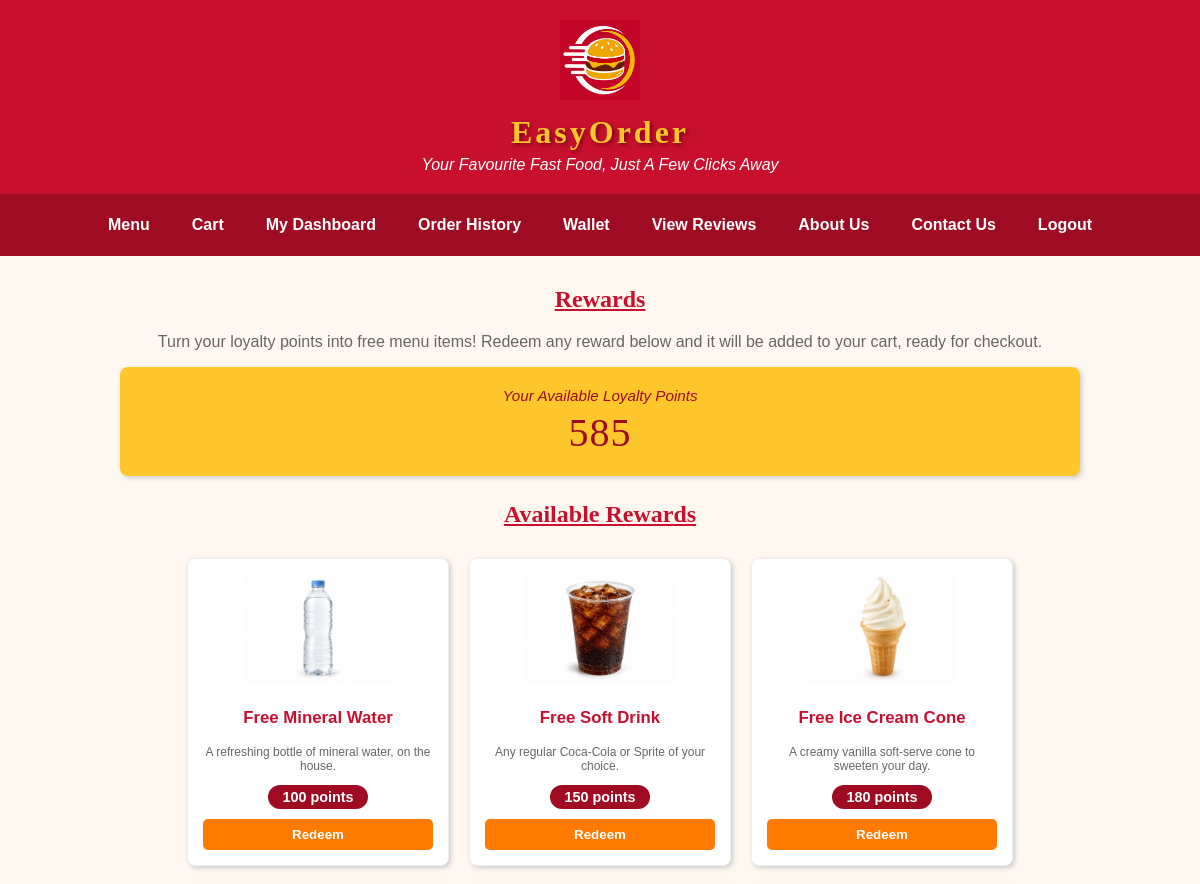
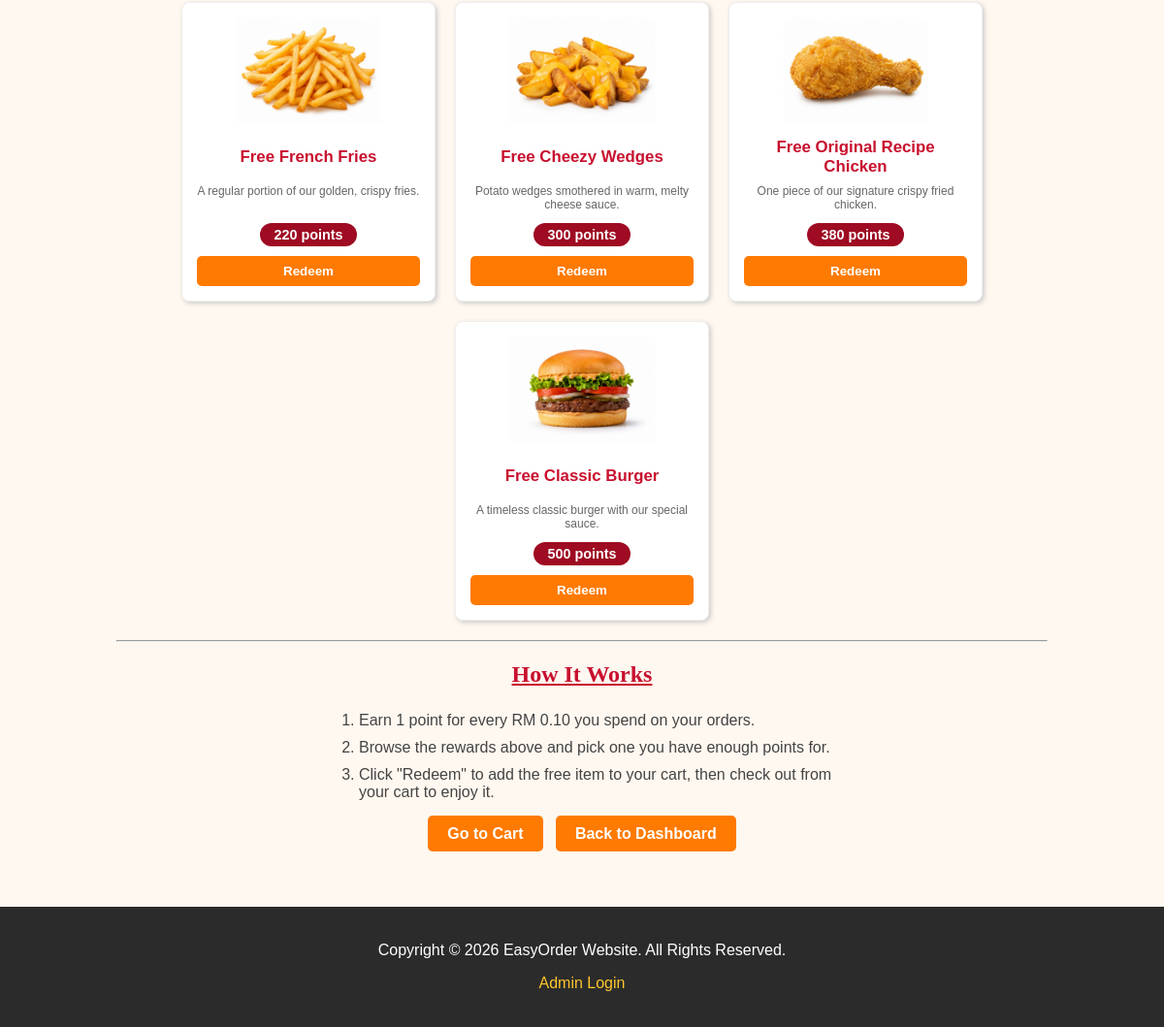
The app's page /reward.php (signed in) with its own data (2 pictures, top to bottom).
### tables this page shows
CREATE TABLE `customer` (
  `customer_id` int(11) NOT NULL,
  `customer_name` varchar(100) NOT NULL,
  `customer_email` varchar(100) NOT NULL,
  `customer_password` varchar(255) NOT NULL,
  `customer_phone` varchar(15) NOT NULL,
  `customer_gender` varchar(10) NOT NULL,
  `customer_dob` date NOT NULL,
  `customer_address` varchar(140) NOT NULL DEFAULT '',
  `customer_state` varchar(30) NOT NULL,
  `customer_city` varchar(50) NOT NULL,
  `customer_postcode` char(5) NOT NULL,
  `customer_points` int(6) NOT NULL DEFAULT 0,
  `customer_joindate` date NOT NULL,
  `customer_isDelete` int(1) NOT NULL DEFAULT 0
);

CREATE TABLE `reward` (
  `reward_id` char(5) NOT NULL,
  `reward_name` varchar(100) NOT NULL,
  `reward_desc` varchar(255) NOT NULL,
  `reward_points` int(6) NOT NULL,
  `reward_product` char(5) NOT NULL,
  `reward_image` varchar(100) NOT NULL,
  `reward_status` varchar(10) NOT NULL,
  `reward_isDelete` int(1) NOT NULL DEFAULT 0
);

### reward.php (the view, shortened to what this page needs)
<?php
include("dataconnection.php");
$mid = $_SESSION["customer_id"];
$available_points = 0;
$stmt = mysqli_prepare($connect,"SELECT customer_points FROM customer WHERE customer_id=? AND customer_isDelete=0");
mysqli_stmt_bind_param($stmt,"i",$mid);
mysqli_stmt_execute($stmt);
$result = mysqli_stmt_get_result($stmt);
if(mysqli_num_rows($result)>0)
{
	$row = mysqli_fetch_assoc($result);
	$available_points = $row["customer_points"];
}
?>
<!DOCTYPE html>
<html>
<head>
<link rel="stylesheet" href="style.css">
</head>
<body>
<div id="header">
<img src="image/logo.png" width="80px" height="80px" alt="EasyOrder Logo" title="EasyOrder">
<h1>EasyOrder</h1>
<p>Your Favourite Fast Food, Just A Few Clicks Away</p>
</div>
<div id="navbar">
<a href="category.php">Menu</a>
<a href="cart.php">Cart</a>
<a href="dashboard.php">My Dashboard</a>
<a href="order_history.php">Order History</a>
<a href="wallet.php">Wallet</a>
<a href="view_review.php">View Reviews</a>
<a href="about.html">About Us</a>
<a href="contact.php">Contact Us</a>
<a href="logout.php" onclick="return confirm('Are you sure you want to logout?')">Logout</a>
</div>
<div id="main">
<h2 class="section-title">Rewards</h2>
<p class="intro">Turn your loyalty points into free menu items! Redeem any reward below and it will be added to your cart, ready for checkout.</p>
<div id="points-banner">
<p class="points-caption">Your Available Loyalty Points</p>
<p class="points-number"><?php echo $available_points; ?></p>
</div>
<h2 class="section-title">Available Rewards</h2>
<div class="reward-list">
<?php
$reward_result = mysqli_query($connect,"SELECT * FROM reward,product WHERE reward_product=product_id AND reward_isDelete=0 AND reward_status='Active' AND product_isDelete=0 AND product_status='Active' AND product_stock>0");
while($reward = mysqli_fetch_assoc($reward_result))
{
	$rname = $reward["reward_name"];
	$rdesc = $reward["reward_desc"];
	$rpoints = $reward["reward_points"];
	$rimage = $reward["reward_image"];
?>
<div class="reward-card">
<img src="image/<?php echo $rimage; ?>" alt="<?php echo $rname; ?>" title="<?php echo $rname; ?>">
<p class="reward-name"><?php echo $rname; ?></p>
<p class="reward-desc"><?php echo $rdesc; ?></p>
<span class="reward-points"><?php echo $rpoints; ?> points</span>
<?php
if($available_points >= $rpoints)
{
?>
<form method="post" action="reward.php" onsubmit="return confirm('Redeem this reward for <?php echo (int)$rpoints; ?> points? It will be added to your cart.')">
<input class="redeem-btn" type="submit" name="redeembtn" value="Redeem">
</form>
<?php
}
else
{
?>
<span class="no-points">Not Enough Points</span>
<?php
}
?>
</div>
<?php
}
?>
</div>
<hr>
<h2 class="section-title">How It Works</h2>
<ol class="steps">
<li>Earn 1 point for every RM 0.10 you spend on your orders.</li>
<li>Browse the rewards above and pick one you have enough points for.</li>
<li>Click "Redeem" to add the free item to your cart, then check out from your cart to enjoy it.</li>
</ol>
<p style="text-align:center; margin-top:20px;"><a class="btn" href="cart.php">Go to Cart</a> &nbsp; <a class="btn" href="dashboard.php">Back to Dashboard</a></p>
</div>
<footer>
<p>Copyright &copy; 2026 EasyOrder Website. All Rights Reserved.</p>
<p><a href="admin_login.php">Admin Login</a></p>
</footer>
</body>
</html>

### style.css (style rules this page uses)
* { font-family:Arial; }
body { background-color:#FFF8F0; color:#333333; margin:0px; }
#header { background-color:#C8102E; color:#FFFFFF; text-align:center; padding:20px 10px 20px 10px; }
#header h1 { color:#FFC72C; font-family:"Arial Black"; letter-spacing:3px; text-shadow:2px 2px 4px #7A0014; margin:10px 0px 5px 0px; }
#header p { color:#FFFFFF; font-style:italic; margin:0px; }
#navbar { background-color:#9E0B22; text-align:center; display:flex; justify-content:center; align-items:center; flex-wrap:wrap; padding:10px 0px 10px 0px; }
#navbar a { color:#FFFFFF; font-weight:bold; text-decoration:none; padding:12px 18px 12px 18px; margin:0px 3px 0px 3px; }
#main { width:960px; margin:auto; padding:10px 0px 20px 0px; }
.section-title { color:#C8102E; text-align:center; font-family:"Arial Narrow"; text-decoration:underline; }
.btn { background-color:#FF7A00; color:#FFFFFF; font-weight:bold; text-decoration:none; padding:10px 20px 10px 20px; border-radius:5px; }
input[type="submit"],input[type="button"],input[type="reset"] { background-color:#FF7A00; color:#FFFFFF; font-weight:bold; border:0px; border-radius:5px; padding:10px 22px 10px 22px; cursor:pointer; }
footer { background-color:#2B2B2B; color:#FFFFFF; text-align:center; padding:20px 10px 20px 10px; margin-top:30px; }
footer a { color:#FFC72C; text-decoration:none; }
.intro { text-align:center; color:#666666; }
ol.steps { color:#444444; font-size:12pt; width:500px; margin:auto; }
ol.steps li { padding:5px 0px 5px 0px; }

### reward.php (style rules this page uses)
#points-banner { background-color:#FFC72C; color:#9E0B22; border-radius:8px; box-shadow:2px 2px 5px #CCCCCC; padding:20px 25px 20px 25px; margin-bottom:25px; text-align:center; }
#points-banner .points-caption { font-style:italic; font-size:0.95em; margin:0px; }
#points-banner .points-number { font-family:"Arial Black"; font-size:30pt; letter-spacing:1px; margin:5px 0px 0px 0px; }
.reward-list { display:flex; flex-wrap:wrap; justify-content:center; margin-bottom:10px; }
.reward-card { width:230px; background-color:#FFFFFF; border:1px solid #EEEEEE; border-radius:8px; box-shadow:2px 2px 5px #CCCCCC; margin:10px; padding:15px; display:flex; flex-direction:column; align-items:center; text-align:center; }
.reward-card img { width:150px; height:110px; border-radius:5px; object-fit:cover; }
.reward-card .reward-name { color:#C8102E; font-weight:bold; font-size:1.05em; margin:12px 0px 6px 0px; min-height:2.6em; display:flex; align-items:center; justify-content:center; }
.reward-card .reward-desc { color:#666666; font-size:9pt; margin:0px 0px 12px 0px; flex-grow:1; }
.reward-card .reward-points { background-color:#9E0B22; color:#FFFFFF; font-weight:bold; font-size:0.9em; border-radius:12px; padding:4px 14px 4px 14px; margin-bottom:10px; }
.reward-card .redeem-btn { background-color:#FF7A00; color:#FFFFFF; font-weight:bold; text-decoration:none; border-radius:5px; padding:8px 0px 8px 0px; width:100%; box-sizing:border-box; border:0px; cursor:pointer; }
.reward-card form { width:100%; }

### records on screen
customer: customer_points "585"
reward: reward_image (picture), reward_name "Free Mineral Water", reward_desc "A refreshing bottle of mineral water, on the house.", reward_points "100"
reward: reward_image (picture), reward_name "Free Soft Drink", reward_desc "Any regular Coca-Cola or Sprite of your choice.", reward_points "150"
reward: reward_image (picture), reward_name "Free Ice Cream Cone", reward_desc "A creamy vanilla soft-serve cone to sweeten your day.", reward_points "180"
reward: reward_image (picture), reward_name "Free French Fries", reward_desc "A regular portion of our golden, crispy fries.", reward_points "220"
reward: reward_image (picture), reward_name "Free Cheezy Wedges", reward_desc "Potato wedges smothered in warm, melty cheese sauce.", reward_points "300"
reward: reward_image (picture), reward_name "Free Original Recipe Chicken", reward_desc "One piece of our signature crispy fried chicken.", reward_points "380"
reward: reward_image (picture), reward_name "Free Classic Burger", reward_desc "A timeless classic burger with our special sauce.", reward_points "500"
